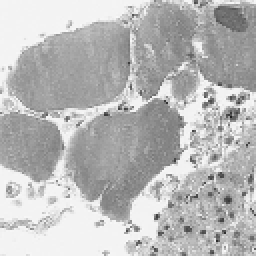
#> input picture challenges/image_prprocessing/processed_images/processed_patch_4096_11776.png, 128 x 128 px (shown 2 times larger); its folder holds only this picture in this run
$ python feature_extraction.py
#> lines starting #> are read from the running program, lines starting #| are printed output that depends on the picture
import cv2
import os
import numpy as np

# Paths setup - point to the directory with  processed images
input_folder = 'processed_images'  # Folder with preprocessed images
output_folder = 'features'         # Where we're gonna save the extracted features

if not os.path.exists(output_folder):
    os.makedirs(output_folder)

# Function to extract color histogram - let's get some color magic!
def extract_color_histogram(image):
    # Calculate the histogram of the image (Hint: use cv2.calcHist)
    hist = cv2.calcHist([image], [0], None, [256], [0, 256])
    return hist.flatten()

# Function to extract texture features using Local Binary Patterns (LBP)
def extract_lbp(image):
    lbp = np.zeros_like(image)
    for i in range(1, image.shape[0] - 1):
        for j in range(1, image.shape[1] - 1):
            center = image[i, j]
            binary_string = ''
            # Let's fill in the neighbors
            binary_string += '1' if image[i-1, j-1] >= center else '0'
            binary_string += '1' if image[i-1, j] >= center else '0'
            binary_string += '1' if image[i-1, j+1] >= center else '0'
            binary_string += '1' if image[i, j+1] >= center else '0'
            binary_string += '1' if image[i+1, j+1] >= center else '0'
            binary_string += '1' if image[i+1, j] >= center else '0'
            binary_string += '1' if image[i+1, j-1] >= center else '0'
            binary_string += '1' if image[i, j-1] >= center else '0'
            lbp[i, j] = int(binary_string, 2)
    return lbp.flatten()

# Function to extract edges using the Canny method - let’s find those edges!
def extract_edges(image):
    # Use cv2.Canny to detect edges
    edges = cv2.Canny(image, 100, 200)

# Looping through all our images to extract features
for image_name in os.listdir(input_folder):
    if image_name.endswith('.png') or image_name.endswith('.jpg'):
        # Read the image in grayscale
        image_path = os.path.join(input_folder, image_name)
        image = cv2.imread(image_path, cv2.IMREAD_GRAYSCALE)
#> image is the input picture: shape (128, 128); min 29, max 250, mean 185.1

        # Extract features
        color_hist = extract_color_histogram(image)   # Color histogram
#> in extract_color_histogram, `hist = cv2.calcHist([image], [0], None, [256], [0, 256])`: hist = 256 values, max 2048 at index 243, min 0 at index 0, mean 64
#> color_hist has the same summary as hist in extract_color_histogram
        lbp_features = extract_lbp(image)             # Texture using LBP
#> after the loop in extract_lbp, `for i in range(1, image.shape[0] - 1):`:
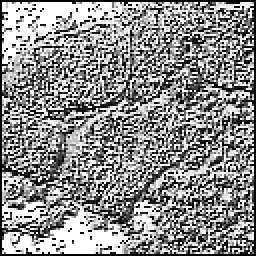
#> lbp: shape (128, 128) (shown 2 times larger); min 0, max 255, mean 141.5
#> lbp_features = 16384 values, max 255 at index 129, min 0 at index 0, mean 141.5
        edges = extract_edges(image)                 # Edges using Canny
#> in extract_edges, `edges = cv2.Canny(image, 100, 200)`:
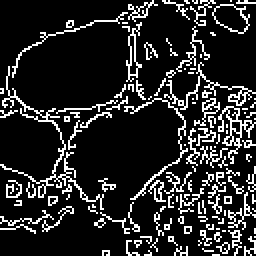
#> edges: shape (128, 128) (shown 2 times larger); 15.6% white in thin lines or dots

        # Save features to a .npy file (Numpy's way of saving stuff)
        np.save(os.path.join(output_folder, f"{image_name}_color_hist.npy"), color_hist)
        np.save(os.path.join(output_folder, f"{image_name}_lbp.npy"), lbp_features)
        np.save(os.path.join(output_folder, f"{image_name}_edges.npy"), edges)

        print(f"Features extracted and saved for: {image_name}")

print("Feature extraction completed! 🎉")

$ run again, on challenges/image_prprocessing/processed_images/processed_patch_4608_12288.png
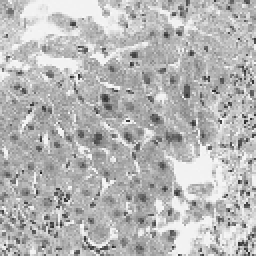
#> input picture challenges/image_prprocessing/processed_images/processed_patch_4608_12288.png, 128 x 128 px (shown 2 times larger)
#> image is the input picture: shape (128, 128); min 32, max 250, mean 182.5
#> hist = 256 values, max 585 at index 242, min 0 at index 0, mean 64
#> color_hist has the same summary as hist in extract_color_histogram
#> after the loop in extract_lbp, `for i in range(1, image.shape[0] - 1):`:
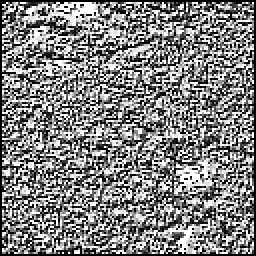
#> lbp: shape (128, 128) (shown 2 times larger); min 0, max 255, mean 129.1
#> lbp_features = 16384 values, max 255 at index 136, min 0 at index 0, mean 129.1
#> in extract_edges, `edges = cv2.Canny(image, 100, 200)`:
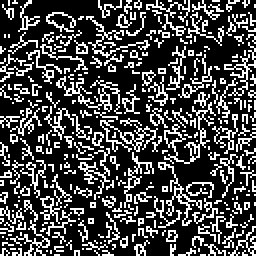
#> edges: shape (128, 128) (shown 2 times larger); 27.9% white in thin lines or dots

$ run again, on challenges/image_prprocessing/processed_images/processed_patch_4608_12800.png
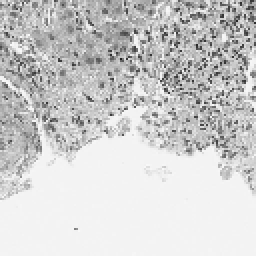
#> input picture challenges/image_prprocessing/processed_images/processed_patch_4608_12800.png, 128 x 128 px (shown 2 times larger)
#> image is the input picture: shape (128, 128); min 32, max 250, mean 205.5
#> hist = 256 values, max 5029 at index 243, min 0 at index 0, mean 64
#> color_hist has the same summary as hist in extract_color_histogram
#> after the loop in extract_lbp, `for i in range(1, image.shape[0] - 1):`:
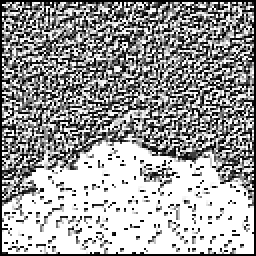
#> lbp: shape (128, 128) (shown 2 times larger); min 0, max 255, mean 157.6
#> lbp_features = 16384 values, max 255 at index 139, min 0 at index 0, mean 157.6
#> in extract_edges, `edges = cv2.Canny(image, 100, 200)`:
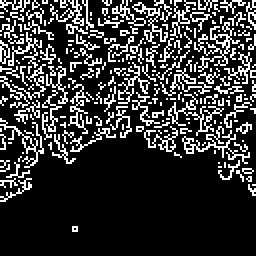
#> edges: shape (128, 128) (shown 2 times larger); 20.6% white in thin lines or dots

$ run again, on challenges/image_prprocessing/processed_images/processed_patch_5120_11776.png
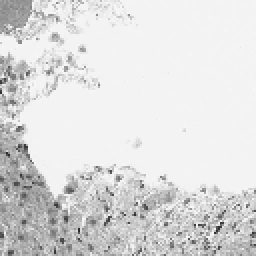
#> input picture challenges/image_prprocessing/processed_images/processed_patch_5120_11776.png, 128 x 128 px (shown 2 times larger)
#> image is the input picture: shape (128, 128); min 42, max 249, mean 220.5
#> hist = 256 values, max 7017 at index 243, min 0 at index 0, mean 64
#> color_hist has the same summary as hist in extract_color_histogram
#> after the loop in extract_lbp, `for i in range(1, image.shape[0] - 1):`:
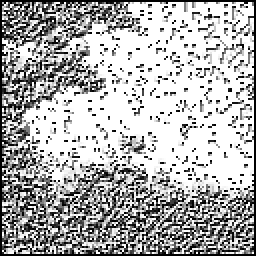
#> lbp: shape (128, 128) (shown 2 times larger); min 0, max 255, mean 174.8
#> lbp_features = 16384 values, max 255 at index 156, min 0 at index 0, mean 174.8
#> in extract_edges, `edges = cv2.Canny(image, 100, 200)`:
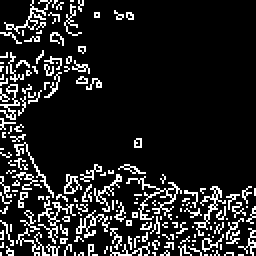
#> edges: shape (128, 128) (shown 2 times larger); 13.4% white in thin lines or dots

$ run again, on challenges/image_prprocessing/processed_images/processed_patch_4096_12288.png
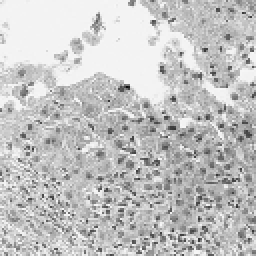
#> input picture challenges/image_prprocessing/processed_images/processed_patch_4096_12288.png, 128 x 128 px (shown 2 times larger)
#> image is the input picture: shape (128, 128); min 11, max 249, mean 194.9
#> hist = 256 values, max 2083 at index 243, min 0 at index 0, mean 64
#> color_hist has the same summary as hist in extract_color_histogram
#> after the loop in extract_lbp, `for i in range(1, image.shape[0] - 1):`:
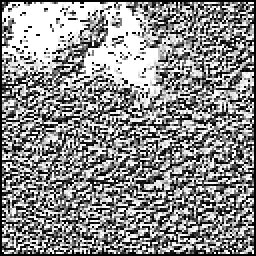
#> lbp: shape (128, 128) (shown 2 times larger); min 0, max 255, mean 139.7
#> lbp_features = 16384 values, max 255 at index 133, min 0 at index 0, mean 139.7
#> in extract_edges, `edges = cv2.Canny(image, 100, 200)`:
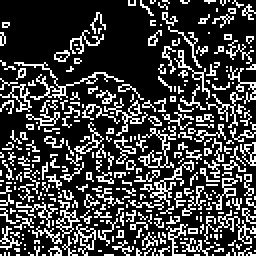
#> edges: shape (128, 128) (shown 2 times larger); 25.4% white in thin lines or dots
